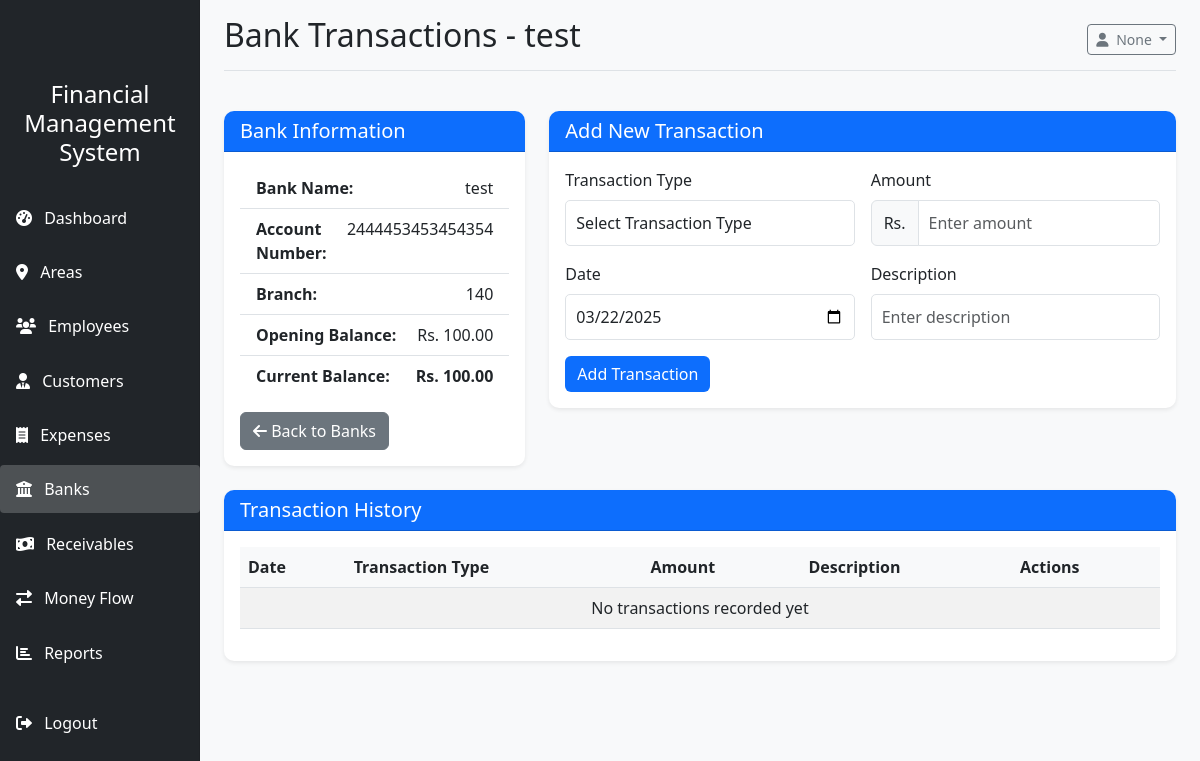
Screenshot of /dashboard/banks/transactions/1/ (signed in) with the database file from the repository.
### dashboard/models.py (models this page shows, shortened)
class Bank(models.Model):
    bank_code = models.CharField(max_length=20, unique=True)
    name = models.CharField(max_length=100)
    account_number = models.CharField(max_length=50)
    branch = models.CharField(max_length=100, blank=True, null=True)
    opening_balance = models.DecimalField(max_digits=12, decimal_places=2, default=0)
    current_balance = models.DecimalField(max_digits=12, decimal_places=2, default=0)
    created_at = models.DateTimeField(auto_now_add=True)
    updated_at = models.DateTimeField(auto_now=True)

### authentication/models.py (models this page shows, shortened)
class User(AbstractUser):
    ROLE_CHOICES = (
        ('admin', 'Admin'),
        ('accountant', 'Accountant'),
    )
    username = None
    email = models.EmailField(_('email address'), unique=True)
    role = models.CharField(max_length=20, choices=ROLE_CHOICES, default='accountant')
    USERNAME_FIELD = 'email'
    REQUIRED_FIELDS = []
    objects = UserManager()

### dashboard/views.py (the view, shortened to what this page needs)
# urls.py: path('banks/transactions/<int:bank_id>/', views.bank_transactions, name='bank_transactions'),
@login_required
def bank_transactions(request, bank_id):
    bank = get_object_or_404(Bank, id=bank_id)
    transactions = bank.banktransaction_set.all().order_by('-date')
    context = {
        'bank': bank,
        'transactions': transactions,
        'transaction_types': BankTransaction.TRANSACTION_TYPE_CHOICES,
        'active_page': 'banks'
    }
    return render(request, 'dashboard/bank_transactions.html', context)

### dashboard/templates/dashboard/bank_transactions.html (shortened to what this page needs)
{% extends 'dashboard/dashboard_base.html' %}
{% block page_title %}Bank Transactions - {{ bank.name }}{% endblock %}
{% block dashboard_content %}
<div class="row mb-4">
    <div class="col-md-4">
        <div class="card shadow-sm">
            <div class="card-header bg-primary text-white">
                <h5 class="mb-0">Bank Information</h5>
            </div>
            <div class="card-body">
                <ul class="list-group list-group-flush">
                    <li class="list-group-item d-flex justify-content-between">
                        <strong>Bank Name:</strong>
                        <span>{{ bank.name }}</span>
                    </li>
                    <li class="list-group-item d-flex justify-content-between">
                        <strong>Account Number:</strong>
                        <span>{{ bank.account_number }}</span>
                    </li>
                    <li class="list-group-item d-flex justify-content-between">
                        <strong>Branch:</strong>
                        <span>{{ bank.branch }}</span>
                    </li>
                    <li class="list-group-item d-flex justify-content-between">
                        <strong>Opening Balance:</strong>
                        <span>Rs. {{ bank.opening_balance|floatformat:2 }}</span>
                    </li>
                    <li class="list-group-item d-flex justify-content-between">
                        <strong>Current Balance:</strong>
                        <span class="fw-bold">Rs. {{ bank.current_balance|floatformat:2 }}</span>
                    </li>
                </ul>
                <div class="mt-3">
                    <a href="{% url 'banks' %}" class="btn btn-secondary">
                        <i class="fas fa-arrow-left"></i> Back to Banks
                    </a>
                </div>
            </div>
        </div>
    </div>
    <div class="col-md-8">
        <div class="card shadow-sm">
            <div class="card-header bg-primary text-white">
                <h5 class="mb-0">Add New Transaction</h5>
            </div>
            <div class="card-body">
                <form method="post" action="{% url 'bank_transactions' bank.id %}">
                    <div class="row g-3">
                        <div class="col-md-6">
                            <label for="transaction_type" class="form-label">Transaction Type</label>
                            <select class="form-control" id="transaction_type" name="transaction_type" required>
                                <option value="">Select Transaction Type</option>
                            </select>
                        </div>
                        <div class="col-md-6">
                            <label for="amount" class="form-label">Amount</label>
                            <div class="input-group">
                                <span class="input-group-text">Rs.</span>
                                <input type="number" class="form-control" id="amount" name="amount" placeholder="Enter amount" step="0.01" min="0.01" required>
                            </div>
                        </div>
                        <div class="col-md-6">
                            <label for="date" class="form-label">Date</label>
                            <input type="date" class="form-control" id="date" name="date" required>
                        </div>
                        <div class="col-md-6">
                            <label for="description" class="form-label">Description</label>
                            <input type="text" class="form-control" id="description" name="description" placeholder="Enter description">
                        </div>
                        <div class="col-12">
                            <button type="submit" class="btn btn-primary">Add Transaction</button>
                        </div>
                    </div>
                </form>
            </div>
        </div>
    </div>
</div>
<div class="row">
    <div class="col-md-12">
        <div class="card shadow-sm">
            <div class="card-header bg-primary text-white">
                <h5 class="mb-0">Transaction History</h5>
            </div>
            <div class="card-body">
                <div class="table-responsive">
                    <table class="table table-striped" id="transactionTable">
                        <thead>
                            <tr>
                                <th>Date</th>
                                <th>Transaction Type</th>
                                <th>Amount</th>
                                <th>Description</th>
                                <th>Actions</th>
                            </tr>
                        </thead>
                        <tbody>
                            {% for transaction in transactions %}
                                <tr>
                                    <td>{{ transaction.date|date:"d M Y" }}</td>
                                    <td>
                                        {% if transaction.transaction_type == 'deposit' or transaction.transaction_type == 'interest' %}
                                            <span class="badge bg-success">{{ transaction.get_transaction_type_display }}</span>
                                        {% else %}
                                            <span class="badge bg-danger">{{ transaction.get_transaction_type_display }}</span>
                                        {% endif %}
                                    </td>
                                    <td class="text-end">
                                        Rs. {{ transaction.amount|floatformat:2 }}
                                    </td>
                                    <td>{{ transaction.description|default:"N/A" }}</td>
                                    <td>
                                        <button type="button" class="btn btn-sm btn-danger" data-bs-toggle="modal" data-bs-target="#deleteTransactionModal"
                                            data-transaction-id="{{ transaction.id }}" data-transaction-amount="{{ transaction.amount }}"
                                            data-transaction-type="{{ transaction.get_transaction_type_display }}">
                                            <i class="fas fa-trash"></i> Delete
                                        </button>
                                    </td>
                                </tr>
                            {% empty %}
                                <tr>
                                    <td colspan="5" class="text-center">No transactions recorded yet</td>
                                </tr>
                            {% endfor %}
                        </tbody>
                    </table>
                </div>
            </div>
        </div>
    </div>
</div>
{% endblock %}

### dashboard/templates/dashboard/dashboard_base.html (shortened to what this page needs)
{% extends 'base.html' %}
{% block content %}
<div class="container-fluid">
    <div class="row">
        <div class="col-md-3 col-lg-2 d-md-block bg-dark sidebar collapse" id="sidebarMenu">
            <div class="position-sticky pt-3">
                <div class="logo-container">
                    <h4 class="text-white text-center p-3">Financial Management System</h4>
                </div>
                <ul class="nav flex-column">
                    <li class="nav-item">
                        <a class="nav-link text-white {% if active_page == 'dashboard' %}active{% endif %}" href="{% url 'dashboard' %}">
                            <i class="fas fa-tachometer-alt me-2"></i> Dashboard
                        </a>
                    </li>
                    <li class="nav-item">
                        <a class="nav-link text-white {% if active_page == 'areas' %}active{% endif %}" href="{% url 'areas' %}">
                            <i class="fas fa-map-marker-alt me-2"></i> Areas
                        </a>
                    </li>
                    <li class="nav-item">
                        <a class="nav-link text-white {% if active_page == 'employees' %}active{% endif %}" href="{% url 'employees' %}">
                            <i class="fas fa-users me-2"></i> Employees
                        </a>
                    </li>
                    <li class="nav-item">
                        <a class="nav-link text-white {% if active_page == 'customers' %}active{% endif %}" href="{% url 'customers' %}">
                            <i class="fas fa-user-tie me-2"></i> Customers
                        </a>
                    </li>
                    <li class="nav-item">
                        <a class="nav-link text-white {% if active_page == 'expenses' %}active{% endif %}" href="{% url 'expenses' %}">
                            <i class="fas fa-receipt me-2"></i> Expenses
                        </a>
                    </li>
                    <li class="nav-item">
                        <a class="nav-link text-white {% if active_page == 'banks' %}active{% endif %}" href="{% url 'banks' %}">
                            <i class="fas fa-university me-2"></i> Banks
                        </a>
                    </li>
                    <li class="nav-item">
                        <a class="nav-link text-white {% if active_page == 'receivables' %}active{% endif %}" href="{% url 'receivables' %}">
                            <i class="fas fa-money-bill-wave me-2"></i> Receivables
                        </a>
                    </li>
                    <li class="nav-item">
                        <a class="nav-link text-white {% if active_page == 'money_flow' %}active{% endif %}" href="{% url 'money_flow' %}">
                            <i class="fas fa-exchange-alt me-2"></i> Money Flow
                        </a>
                    </li>
                    <li class="nav-item">
                        <a class="nav-link text-white {% if active_page == 'reports' %}active{% endif %}" href="{% url 'reports' %}">
                            <i class="fas fa-chart-bar me-2"></i> Reports
                        </a>
                    </li>
                    <li class="nav-item mt-3">
                        <a class="nav-link text-white" href="{% url 'logout' %}">
                            <i class="fas fa-sign-out-alt me-2"></i> Logout
                        </a>
                    </li>
                </ul>
            </div>
        </div>
        <main class="col-md-9 ms-sm-auto col-lg-10 px-md-4">
            <div class="d-flex justify-content-between flex-wrap flex-md-nowrap align-items-center pt-3 pb-2 mb-3 border-bottom">
                <h1 class="h2">{% block page_title %}Dashboard{% endblock %}</h1>
                <div class="btn-toolbar mb-2 mb-md-0">
                    <div class="dropdown">
                        <button class="btn btn-sm btn-outline-secondary dropdown-toggle" type="button" id="userDropdown" data-bs-toggle="dropdown" aria-expanded="false">
                            <i class="fas fa-user me-1"></i> {{ request.user.username }}
                        </button>
                    </div>
                </div>
            </div>
            {% block dashboard_content %}{% endblock %}
        </main>
    </div>
</div>
{% endblock %}

### static/css/style.css (style rules this page uses)
body { font-family: 'Segoe UI', Tahoma, Geneva, Verdana, sans-serif; background-color: #f8f9fa; }
.sidebar { position: fixed; top: 0; bottom: 0; left: 0; z-index: 100; padding: 48px 0 0; box-shadow: inset -1px 0 0 rgba(0, 0, 0, .1); height: 100vh; }
.sidebar .nav-link { font-weight: 500; color: #333; padding: 0.75rem 1rem; margin: 0.2rem 0; border-radius: 0.25rem; }
.sidebar .nav-link.active { background-color: rgba(255, 255, 255, 0.2); }
.card { border: none; border-radius: 10px; box-shadow: 0 4px 6px rgba(0, 0, 0, 0.1); transition: transform 0.3s; }
.card-header { border-radius: 10px 10px 0 0 !important; font-weight: 600; }
.table th { font-weight: 600; background-color: #f8f9fa; }
.btn-primary { background-color: #0d6efd; border: none; }
.form-label { font-weight: 500; }
.form-control { border-radius: 5px; padding: 10px; }

### rows the page displays
Bank: name "test", account_number "2444453453454354", branch "140", opening_balance "100.00", current_balance "100.00"
User: user.username "None"
